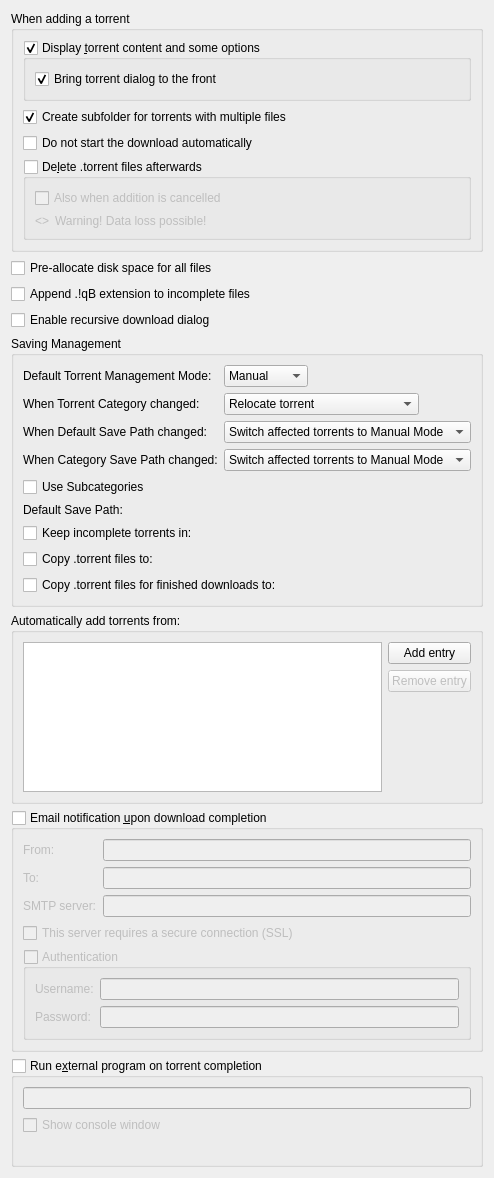
          <widget class="QWidget" name="scrollAreaWidgetContents_2">
           <property name="geometry">
            <rect>
             <x>0</x>
             <y>0</y>
             <width>456</width>
             <height>1022</height>
            </rect>
           </property>
           <layout class="QVBoxLayout" name="verticalLayout">
            <item>
             <widget class="QGroupBox" name="torrentAdditionBox">
              <property name="title">
               <string>When adding a torrent</string>
              </property>
              <layout class="QVBoxLayout" name="torrentAdditionBoxLayout">
               <item>
                <widget class="QGroupBox" name="checkAdditionDialog">
                 <property name="title">
                  <string>Display &amp;torrent content and some options</string>
                 </property>
                 <property name="checkable">
                  <bool>true</bool>
                 </property>
                 <layout class="QVBoxLayout" name="verticalLayout_18">
                  <item>
                   <widget class="QCheckBox" name="checkAdditionDialogFront">
                    <property name="text">
                     <string>Bring torrent dialog to the front</string>
                    </property>
                    <property name="checked">
                     <bool>true</bool>
                    </property>
                   </widget>
                  </item>
                 </layout>
                </widget>
               </item>
               <item>
                <widget class="QCheckBox" name="checkCreateSubfolder">
                 <property name="text">
                  <string>Create subfolder for torrents with multiple files</string>
                 </property>
                 <property name="checked">
                  <bool>true</bool>
                 </property>
                </widget>
               </item>
               <item>
                <widget class="QCheckBox" name="checkStartPaused">
                 <property name="toolTip">
                  <string>The torrent will be added to download list in a paused state</string>
                 </property>
                 <property name="text">
                  <string extracomment="The torrent will be added to download list in a paused state">Do not start the download automatically</string>
                 </property>
                </widget>
               </item>
               <item>
                <widget class="QGroupBox" name="deleteTorrentBox">
                 <property name="toolTip">
                  <string>Should the .torrent file be deleted after adding it</string>
                 </property>
                 <property name="title">
                  <string>De&amp;lete .torrent files afterwards </string>
                 </property>
                 <property name="checkable">
                  <bool>true</bool>
                 </property>
                 <property name="checked">
                  <bool>false</bool>
                 </property>
                 <layout class="QVBoxLayout" name="deleteTorrentBoxLayout">
                  <item>
                   <widget class="QCheckBox" name="deleteCancelledTorrentBox">
                    <property name="toolTip">
                     <string>Also delete .torrent files whose addition was cancelled</string>
                    </property>
                    <property name="text">
                     <string>Also when addition is cancelled</string>
                    </property>
                   </widget>
                  </item>
                  <item>
                   <layout class="QHBoxLayout" name="deleteTorrentWarningLayout">
                    <item>
                     <widget class="QLabel" name="deleteTorrentWarningIcon">
                      <property name="sizePolicy">
                       <sizepolicy hsizetype="Fixed" vsizetype="Preferred">
                        <horstretch>0</horstretch>
                        <verstretch>0</verstretch>
                       </sizepolicy>
                      </property>
                      <property name="text">
                       <string notr="true">&lt;&gt;</string>
                      </property>
                     </widget>
                    </item>
                    <item>
                     <widget class="QLabel" name="deleteTorrentWarningLabel">
                      <property name="text">
                       <string>Warning! Data loss possible!</string>
                      </property>
                     </widget>
                    </item>
                   </layout>
                  </item>
                 </layout>
                </widget>
               </item>
              </layout>
             </widget>
            </item>
            <item>
             <widget class="QCheckBox" name="checkPreallocateAll">
              <property name="toolTip">
               <string>Allocate full file sizes on disk before starting downloads, to minimize fragmentation. Only useful for HDDs.</string>
              </property>
              <property name="text">
               <string>Pre-allocate disk space for all files</string>
              </property>
             </widget>
            </item>
            <item>
             <widget class="QCheckBox" name="checkAppendqB">
              <property name="text">
               <string>Append .!qB extension to incomplete files</string>
              </property>
             </widget>
            </item>
            <item>
             <widget class="QCheckBox" name="checkRecursiveDownload">
              <property name="toolTip">
               <string>When a torrent is downloaded, offer to add torrents from any .torrent files found inside it</string>
              </property>
              <property name="text">
               <string>Enable recursive download dialog</string>
              </property>
             </widget>
            </item>
            <item>
             <widget class="QGroupBox" name="groupSavingManagement">
              <property name="title">
               <string>Saving Management</string>
              </property>
              <layout class="QVBoxLayout" name="groupSavingManagementLayout">
               <item>
                <layout class="QGridLayout" name="gridLayout_3">
                 <item row="0" column="0">
                  <widget class="QLabel" name="label_40">
                   <property name="text">
                    <string>Default Torrent Management Mode:</string>
                   </property>
                  </widget>
                 </item>
                 <item row="0" column="1">
                  <layout class="QHBoxLayout" name="horizontalLayout_70">
                   <property name="spacing">
                    <number>10</number>
                   </property>
                   <item>
                    <widget class="QComboBox" name="comboSavingMode">
                     <property name="toolTip">
                      <string>Automatic: Various torrent properties (e.g. save path) will be decided by the associated category
Manual: Various torrent properties (e.g. save path) must be assigned manually</string>
                     </property>
                     <item>
                      <property name="text">
                       <string>Manual</string>
                      </property>
                     </item>
                     <item>
                      <property name="text">
                       <string>Automatic</string>
                      </property>
                     </item>
                    </widget>
                   </item>
                   <item>
                    <spacer name="horizontalSpacer_160">
                     <property name="orientation">
                      <enum>Qt::Horizontal</enum>
                     </property>
                     <property name="sizeHint" stdset="0">
                      <size>
                       <width>40</width>
                       <height>20</height>
                      </size>
                     </property>
                    </spacer>
                   </item>
                  </layout>
                 </item>
                 <item row="1" column="0">
                  <widget class="QLabel" name="labelTorrentCategoryChanged">
                   <property name="text">
                    <string>When Torrent Category changed:</string>
                   </property>
                  </widget>
                 </item>
                 <item row="1" column="1">
                  <layout class="QHBoxLayout" name="horizontalLayout_14">
                   <item>
                    <widget class="QComboBox" name="comboTorrentCategoryChanged">
                     <item>
                      <property name="text">
                       <string>Relocate torrent</string>
                      </property>
                     </item>
                     <item>
                      <property name="text">
                       <string>Switch torrent to Manual Mode</string>
                      </property>
                     </item>
                    </widget>
                   </item>
                   <item>
                    <spacer name="horizontalSpacer_17">
                     <property name="orientation">
                      <enum>Qt::Horizontal</enum>
                     </property>
                     <property name="sizeHint" stdset="0">
                      <size>
                       <width>40</width>
                       <height>20</height>
                      </size>
                     </property>
                    </spacer>
                   </item>
                  </layout>
                 </item>
                 <item row="2" column="0">
                  <widget class="QLabel" name="labelCategoryDefaultPathChanged">
                   <property name="text">
                    <string>When Default Save Path changed:</string>
                   </property>
                  </widget>
                 </item>
                 <item row="2" column="1">
                  <layout class="QHBoxLayout" name="horizontalLayout_15">
                   <item>
                    <widget class="QComboBox" name="comboCategoryDefaultPathChanged">
                     <property name="currentIndex">
                      <number>1</number>
                     </property>
                     <item>
                      <property name="text">
                       <string>Relocate affected torrents</string>
                      </property>
                     </item>
                     <item>
                      <property name="text">
                       <string>Switch affected torrents to Manual Mode</string>
                      </property>
                     </item>
                    </widget>
                   </item>
                   <item>
                    <spacer name="horizontalSpacer_18">
                     <property name="orientation">
                      <enum>Qt::Horizontal</enum>
                     </property>
                     <property name="sizeHint" stdset="0">
                      <size>
                       <width>40</width>
                       <height>20</height>
                      </size>
                     </property>
                    </spacer>
                   </item>
                  </layout>
                 </item>
                 <item row="3" column="0">
                  <widget class="QLabel" name="labelCategoryChanged">
                   <property name="text">
                    <string>When Category Save Path changed:</string>
                   </property>
                  </widget>
                 </item>
                 <item row="3" column="1">
                  <layout class="QHBoxLayout" name="horizontalLayout_17">
                   <item>
                    <widget class="QComboBox" name="comboCategoryChanged">
                     <property name="currentIndex">
                      <number>1</number>
                     </property>
                     <item>
                      <property name="text">
                       <string>Relocate affected torrents</string>
                      </property>
                     </item>
                     <item>
                      <property name="text">
                       <string>Switch affected torrents to Manual Mode</string>
                      </property>
                     </item>
                    </widget>
                   </item>
                   <item>
                    <spacer name="horizontalSpacer_19">
                     <property name="orientation">
                      <enum>Qt::Horizontal</enum>
                     </property>
                     <property name="sizeHint" stdset="0">
                      <size>
                       <width>40</width>
                       <height>20</height>
                      </size>
                     </property>
                    </spacer>
                   </item>
                  </layout>
                 </item>
                </layout>
               </item>
               <item>
                <widget class="QCheckBox" name="checkUseSubcategories">
                 <property name="text">
                  <string>Use Subcategories</string>
                 </property>
                </widget>
               </item>
               <item>
                <layout class="QGridLayout" name="gridLayout_4">
                 <item row="1" column="1">
                  <widget class="FileSystemPathLineEdit" name="textTempPath" native="true"/>
                 </item>
                 <item row="3" column="0">
                  <widget class="QCheckBox" name="checkExportDirFin">
                   <property name="text">
                    <string>Copy .torrent files for finished downloads to:</string>
                   </property>
                  </widget>
                 </item>
                 <item row="0" column="0">
                  <widget class="QLabel" name="labelSavePath">
                   <property name="text">
                    <string>Default Save Path:</string>
                   </property>
                  </widget>
                 </item>
                 <item row="2" column="0">
                  <widget class="QCheckBox" name="checkExportDir">
                   <property name="text">
                    <string>Copy .torrent files to:</string>
                   </property>
                  </widget>
                 </item>
                 <item row="1" column="0">
                  <widget class="QCheckBox" name="checkTempFolder">
                   <property name="text">
                    <string>Keep incomplete torrents in:</string>
                   </property>
                  </widget>
                 </item>
                 <item row="3" column="1">
                  <widget class="FileSystemPathLineEdit" name="textExportDirFin" native="true"/>
                 </item>
                 <item row="0" column="1">
                  <widget class="FileSystemPathLineEdit" name="textSavePath" native="true"/>
                 </item>
                 <item row="2" column="1">
                  <widget class="FileSystemPathLineEdit" name="textExportDir" native="true"/>
                 </item>
                </layout>
               </item>
              </layout>
             </widget>
            </item>
            <item>
             <widget class="QGroupBox" name="groupBox_2">
              <property name="title">
               <string>Automatically add torrents from:</string>
              </property>
              <layout class="QVBoxLayout" name="verticalLayout_38">
               <item>
                <layout class="QHBoxLayout" name="horizontalLayout_16">
                 <item>
                  <widget class="QTreeView" name="scanFoldersView">
                   <property name="sizePolicy">
                    <sizepolicy hsizetype="Expanding" vsizetype="Expanding">
                     <horstretch>0</horstretch>
                     <verstretch>1</verstretch>
                    </sizepolicy>
                   </property>
                   <property name="minimumSize">
                    <size>
                     <width>250</width>
                     <height>150</height>
                    </size>
                   </property>
                   <property name="editTriggers">
                    <set>QAbstractItemView::AllEditTriggers</set>
                   </property>
                   <property name="selectionMode">
                    <enum>QAbstractItemView::SingleSelection</enum>
                   </property>
                   <property name="selectionBehavior">
                    <enum>QAbstractItemView::SelectRows</enum>
                   </property>
                   <property name="textElideMode">
                    <enum>Qt::ElideNone</enum>
                   </property>
                   <property name="rootIsDecorated">
                    <bool>false</bool>
                   </property>
                   <attribute name="headerDefaultSectionSize">
                    <number>80</number>
                   </attribute>
                   <attribute name="headerStretchLastSection">
                    <bool>false</bool>
                   </attribute>
                  </widget>
                 </item>
                 <item>
                  <layout class="QVBoxLayout" name="verticalLayout_37">
                   <item>
                    <widget class="QPushButton" name="addScanFolderButton">
                     <property name="text">
                      <string>Add entry</string>
                     </property>
                    </widget>
                   </item>
                   <item>
                    <widget class="QPushButton" name="removeScanFolderButton">
                     <property name="enabled">
                      <bool>false</bool>
                     </property>
                     <property name="text">
                      <string>Remove entry</string>
                     </property>
                    </widget>
                   </item>
                   <item>
                    <spacer name="verticalSpacer_6">
                     <property name="orientation">
                      <enum>Qt::Vertical</enum>
                     </property>
                     <property name="sizeHint" stdset="0">
                      <size>
                       <width>20</width>
                       <height>40</height>
                      </size>
                     </property>
                    </spacer>
                   </item>
                  </layout>
                 </item>
                </layout>
               </item>
              </layout>
             </widget>
            </item>
            <item>
             <widget class="QGroupBox" name="groupMailNotification">
              <property name="title">
               <string>Email notification &amp;upon download completion</string>
              </property>
              <property name="checkable">
               <bool>true</bool>
              </property>
              <property name="checked">
               <bool>false</bool>
              </property>
              <layout class="QVBoxLayout" name="verticalLayout_171">
               <item>
                <layout class="QGridLayout" name="gridLayout_9">
                 <item row="1" column="1">
                  <widget class="QLineEdit" name="lineEditDestEmail"/>
                 </item>
                 <item row="1" column="0">
                  <widget class="QLabel" name="label_2">
                   <property name="toolTip">
                    <string>Receiver</string>
                   </property>
                   <property name="text">
                    <string comment="To receiver">To:</string>
                   </property>
                  </widget>
                 </item>
                 <item row="2" column="0">
                  <widget class="QLabel" name="label_3">
                   <property name="text">
                    <string>SMTP server:</string>
                   </property>
                  </widget>
                 </item>
                 <item row="2" column="1">
                  <widget class="QLineEdit" name="lineEditSmtpServer"/>
                 </item>
                 <item row="0" column="1">
                  <widget class="QLineEdit" name="senderEmailTxt"/>
                 </item>
                 <item row="0" column="0">
                  <widget class="QLabel" name="label_25">
                   <property name="toolTip">
                    <string>Sender</string>
                   </property>
                   <property name="text">
                    <string comment="From sender">From:</string>
                   </property>
                  </widget>
                 </item>
                </layout>
               </item>
               <item>
                <widget class="QCheckBox" name="checkSmtpSSL">
                 <property name="text">
                  <string>This server requires a secure connection (SSL)</string>
                 </property>
                </widget>
               </item>
               <item>
                <widget class="QGroupBox" name="groupMailNotifAuth">
                 <property name="title">
                  <string>Authentication</string>
                 </property>
                 <property name="checkable">
                  <bool>true</bool>
                 </property>
                 <property name="checked">
                  <bool>false</bool>
                 </property>
                 <layout class="QFormLayout" name="formLayout_2">
                  <item row="0" column="0">
                   <widget class="QLabel" name="label_7">
                    <property name="text">
                     <string>Username:</string>
                    </property>
                   </widget>
                  </item>
                  <item row="0" column="1">
                   <widget class="QLineEdit" name="mailNotifUsername"/>
                  </item>
                  <item row="1" column="0">
                   <widget class="QLabel" name="label_8">
                    <property name="text">
                     <string>Password:</string>
                    </property>
                   </widget>
                  </item>
                  <item row="1" column="1">
                   <widget class="QLineEdit" name="mailNotifPassword">
                    <property name="echoMode">
                     <enum>QLineEdit::Password</enum>
                    </property>
                   </widget>
                  </item>
                 </layout>
                </widget>
               </item>
              </layout>
             </widget>
            </item>
            <item>
             <widget class="QGroupBox" name="autoRunBox">
              <property name="title">
               <string>Run e&amp;xternal program on torrent completion</string>
              </property>
              <property name="checkable">
               <bool>true</bool>
              </property>
              <property name="checked">
               <bool>false</bool>
              </property>
              <layout class="QVBoxLayout" name="verticalLayout_19">
               <item>
                <widget class="QLineEdit" name="lineEditAutoRun"/>
               </item>
               <item>
                <widget class="QCheckBox" name="autoRunConsole">
                 <property name="text">
                  <string>Show console window</string>
                 </property>
                </widget>
               </item>
               <item>
                <widget class="QLabel" name="labelAutoRunParam">
                 <property name="wordWrap">
                  <bool>true</bool>
                 </property>
                </widget>
               </item>
              </layout>
             </widget>
            </item>
           </layout>
          </widget>
